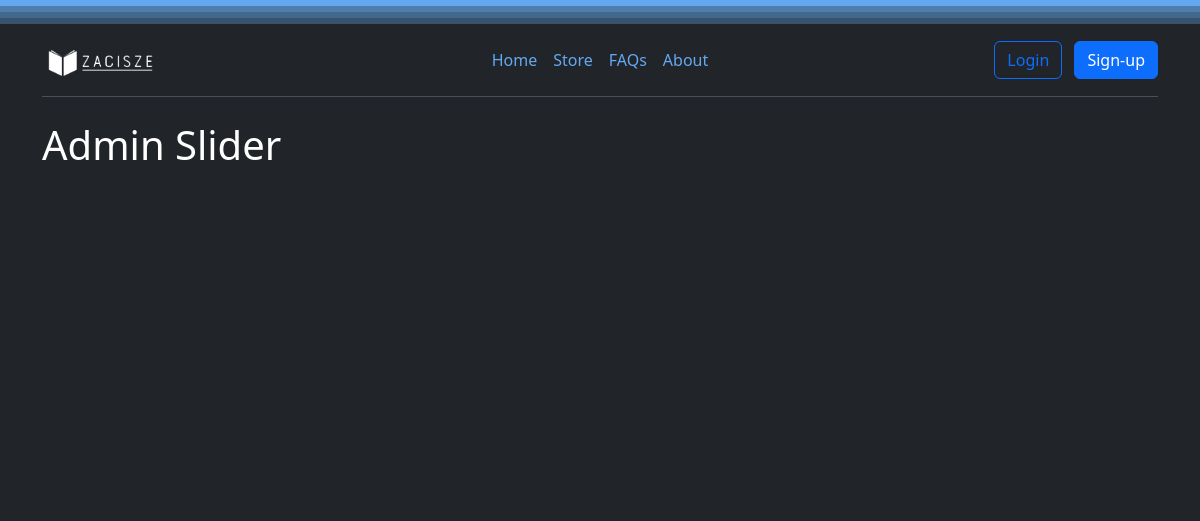
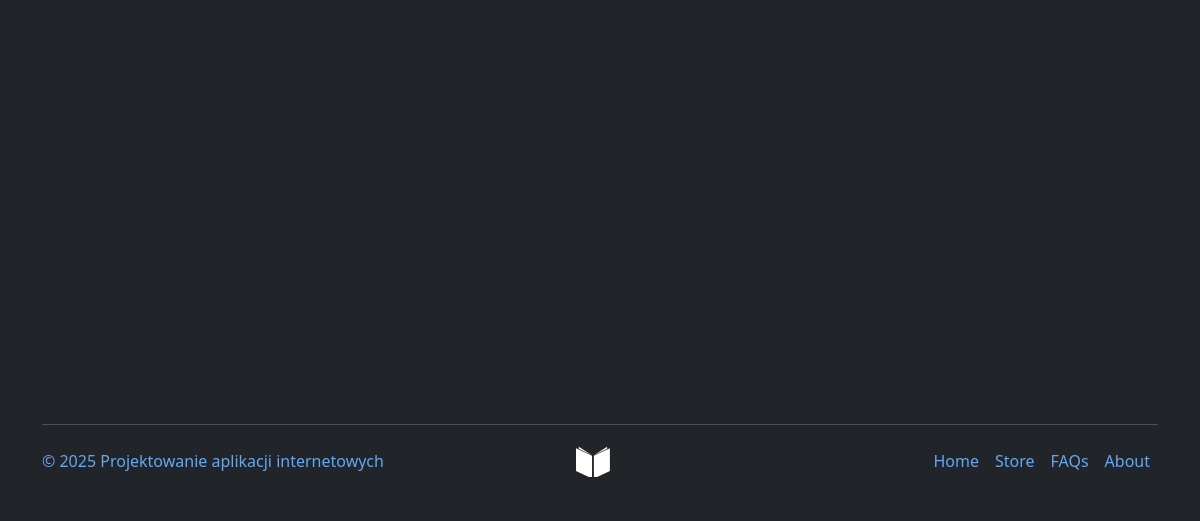
Page /slider/admin/slider/ on the earlier database version (2 pictures, top to bottom).
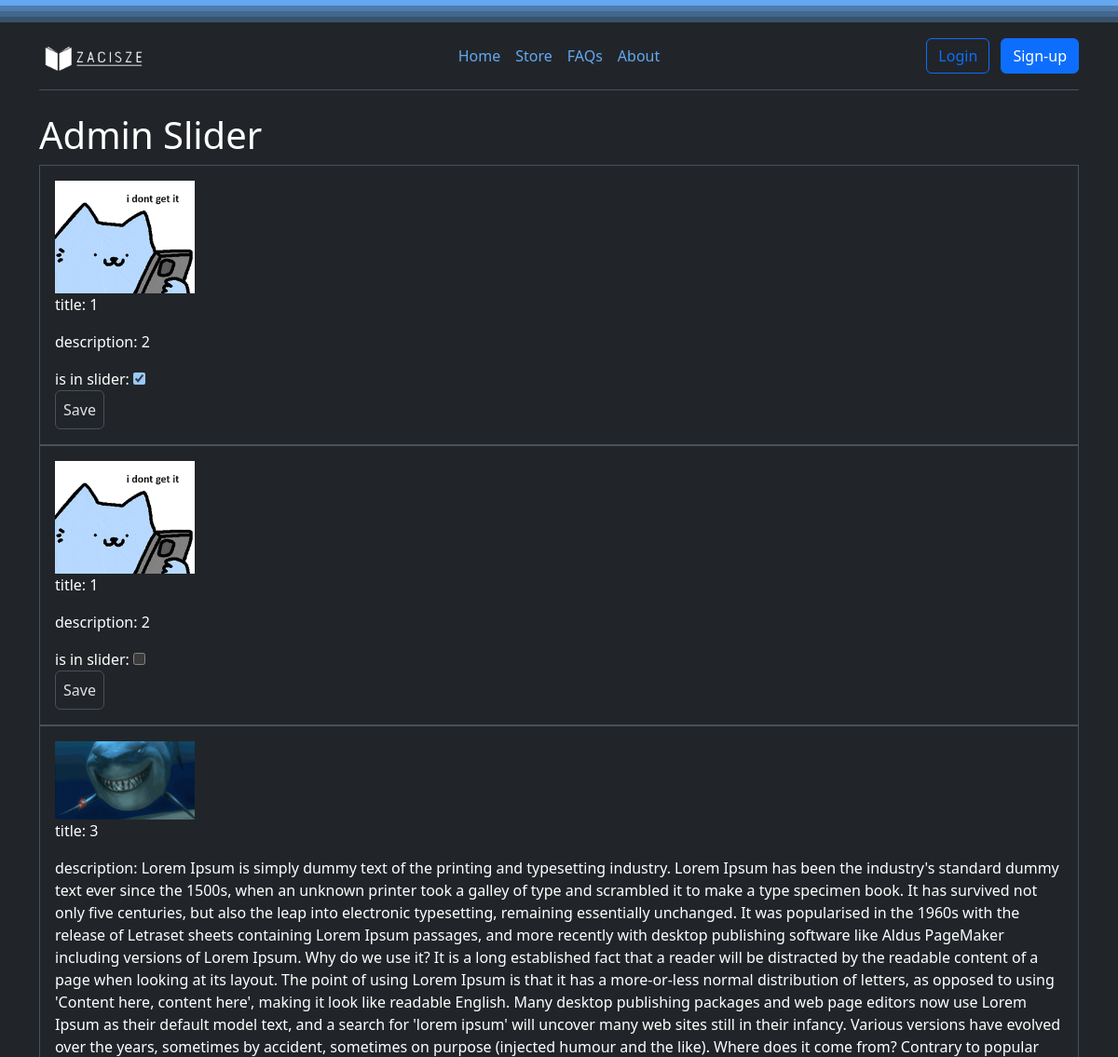
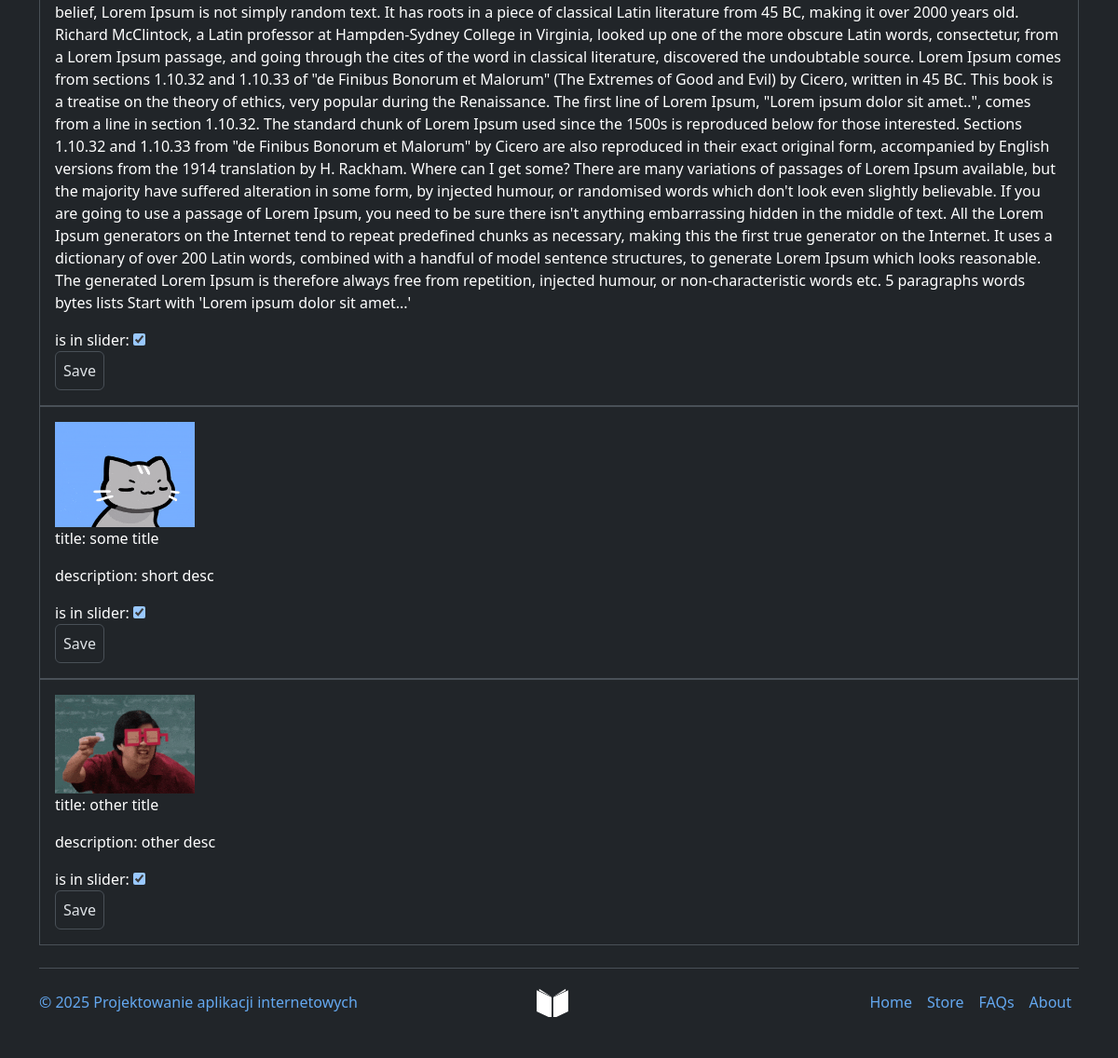
Same page on the later database version (2 pictures, top to bottom).
### slider/models.py (models this page shows)
class SliderImage(models.Model):
    title = models.CharField(max_length=255)
    description = models.TextField()
    image = models.ImageField(upload_to='slider_images/')
    isInSlider = models.BooleanField()

### slider/views.py (the view)
# urls.py: path('admin/slider/', admin_slider, name='admin_slider'),
def admin_slider(request):
    print("slider loaded, request:")
    sliderImages = SliderImage.objects.all();
    print(sliderImages)
    return render(request, 'admin_slider.html', {'slider_images': sliderImages})

### slider/templates/admin_slider.html (shortened to what this page needs)
{% extends 'base.html' %}
{% load static %}
{% block content %}
<div class="container">
<h1>Admin Slider</h1>
{% for slider_image in slider_images %}
<form method="post" action="{% url 'slider:change_slider' slider_image.id %}">
    <div class="border p-3">
        <img src="{{ slider_image.image.url }}" alt="{{ slider_image.title }}" width="150">
        <p>title: {{ slider_image.title }}</p>
        <p>description: {{ slider_image.description }}</p>
        <label for="id_isInSlider">is in slider:</label>
        <input id="id_isInSlider" type="checkbox" name="isInSliderCheckBox"
                {% if slider_image.isInSlider %}checked{% endif %}>
        <br>
        <button class="btn border p-2" type="submit"> Save </button>
    </div>
{% endfor %}
</div>
{% endblock content %}

### templates/base.html (shortened to what this page needs)
{% load static %}
<!DOCTYPE html>
<html>
<head>
    <link href="https://cdn.jsdelivr.net/npm/bootstrap@5.3.2/dist/css/bootstrap.min.css" rel="stylesheet"
>
    <link href="{% static 'css/style.css'%}" rel="stylesheet">
    <link rel="stylesheet" href="https://cdnjs.cloudflare.com/ajax/libs/slick-carousel/1.8.1/slick.min.css">
    <link rel="stylesheet" href="https://cdnjs.cloudflare.com/ajax/libs/slick-carousel/1.8.1/slick-theme.min.css">
</head>
<body data-bs-theme="dark">
    <div class="header-top" style="height: 6px; background-color: var(--color-3);"></div>
    <div class="header-top" style="height: 6px; background-color: var(--color-133);"></div>
    <div class="header-top" style="height: 6px; background-color: var(--color-13);"></div>
    <div class="header-top" style="height: 6px; background-color: var(--color-113);"></div>
    {% include 'snippets/header.html' %}
    <div class="main">
        {% block content %}
        {% endblock content %}
    </div>
    {% include 'snippets/footer.html' %}
</body>
</html>

### templates/snippets/header.html
{% load static %}
<div class="container">
    <header
        class="d-flex flex-wrap align-items-center justify-content-center justify-content-md-between py-3 mb-4 border-bottom">
        <div class="col-md-3 mb-2 mb-md-0">
            <a href="{% url 'home' %}" class="d-inline-flex link-body-emphasis text-decoration-none">
                <div style="margin-bottom:-30px;">
                    <img height="32" class="logo" src="{% static 'images/logo2-white.png' %}" alt="Zacisze logo 2">
                </div>
            </a>
        </div>
        <ul class="nav col-12 col-md-auto mb-2 justify-content-center mb-md-0">
            {% if request.user.is_authenticated %}
                {% include 'snippets/header/middle_auth.html' %}
            {% else %}
                {% include 'snippets/header/middle_default.html' %}
            {% endif %}
        </ul>
        <div class="col-md-3 text-end">
            {% if request.user.is_authenticated %}
                {% include 'snippets/header/right_auth.html' %}
            {% else %}
                {% include 'snippets/header/right_default.html' %}
            {% endif %}
        </div>
    </header>
</div>

### templates/snippets/header/middle_default.html
{% load static %}
<li><a href="{% url 'home' %}" class="nav-link px-2" style="color: var(--color-3)">Home</a></li>
<li><a href="{% url 'store:store' %}" class="nav-link px-2" style="color: var(--color-3)">Store</a></li>
<li><a href="{% url 'faqs' %}" class="nav-link px-2" style="color: var(--color-3)">FAQs</a></li>
<li><a href="{% url 'about' %}" class="nav-link px-2" style="color: var(--color-3)">About</a></li>

### templates/snippets/header/right_default.html
{% load static %}
<a href="{% url 'login' %}" class="btn btn-outline-primary me-2">Login</a>
<a href="{% url 'register' %}" class="btn btn-primary">Sign-up</a>

### templates/snippets/footer.html (shortened to what this page needs)
{% load static %}
<div class="container">
    <footer class="d-flex flex-wrap justify-content-between align-items-center py-3 my-4 border-top">
        <p class="col-md-4 mb-0" style="color: var(--color-3)">&copy; 2025 Projektowanie aplikacji internetowych </p>
        <a href="{% url 'home' %}" class="col-md-4 d-flex align-items-center justify-content-center mb-3 mb-md-0 me-md-auto link-body-emphasis text-decoration-none">
            <svg class="bi me-2" width="40" height="32" style="fill: white;">
                <use xlink:href="#bootstrap"/>
            </svg>
        </a>
        <ul class="nav col-md-4 justify-content-end">
        {% if request.user.is_authenticated %}
            {% if request.user.is_superuser %}
                <li class="nav-item"><a href="{% url 'home' %}" class="nav-link px-2" style="color: var(--color-3)">Home</a></li>
                <li class="nav-item"><a href="\admin\" class="nav-link px-2" style="color: var(--color-3)">Admin</a></li>
            {% elif request.user.is_admin %}
                <li class="nav-item"><a href="{% url 'home' %}" class="nav-link px-2" style="color: var(--color-3)">Home</a></li>
            {% elif request.user.is_staff %}
                <li class="nav-item"><a href="{% url 'home' %}" class="nav-link px-2" style="color: var(--color-3)">Home</a></li>
                <li class="nav-item"><a href="{% url 'store:store' %}" class="nav-link px-2" style="color: var(--color-3)">Store</a></li>
                <li class="nav-item"><a href="{% url 'reservations_list' %}" class="nav-link px-2" style="color: var(--color-3)">Reservations</a></li>
                <li class="nav-item"><a href="{% url 'orders_list' %}" class="nav-link px-2" style="color: var(--color-3)">Orders</a></li>
            {% else %}
                <li class="nav-item"><a href="{% url 'home' %}" class="nav-link px-2" style="color: var(--color-3)">Home</a></li>
                <li class="nav-item"><a href="{% url 'store:store' %}" class="nav-link px-2" style="color: var(--color-3)">Store</a></li>
                <li class="nav-item"><a href="{% url 'faqs' %}" class="nav-link px-2" style="color: var(--color-3)">FAQs</a></li>
                <li class="nav-item"><a href="{% url 'about' %}" class="nav-link px-2" style="color: var(--color-3)">About</a></li>
            {% endif %}
        {% else %}
            <li class="nav-item"><a href="{% url 'home' %}" class="nav-link px-2" style="color: var(--color-3)">Home</a></li>
            <li class="nav-item"><a href="{% url 'store:store' %}" class="nav-link px-2" style="color: var(--color-3)">Store</a></li>
            <li class="nav-item"><a href="{% url 'faqs' %}" class="nav-link px-2" style="color: var(--color-3)">FAQs</a></li>
            <li class="nav-item"><a href="{% url 'about' %}" class="nav-link px-2" style="color: var(--color-3)">About</a></li>
        {% endif %}
        </ul>
    </footer>
</div>

### static/css/style.css (style rules this page uses)
:root { --color-1: #1E2027; --color-2: #65866A; --color-3: #445ACA; --color-133: #000; --color-13: #000; --color-113: #000; }
body { background-color: var(--color-1); color: var(--color-2); }
.logo { fill: var(--color-2); }
.main { min-height: 100vh; height: 100% }
.header-top { background-color: var(--color-3); width: 100%; height: 40px; }

Differences in the rows shown:
added SliderImage: image (picture), title "1", description "2", isInSlider "☑"
added SliderImage: image (picture), title "1", description "2"
added SliderImage: image (picture), title "3", description "Lorem Ipsum is simply dummy text of the printing and typesetting industry. Lorem Ipsum has been the industry's standard dummy text ever since the 1500s, when an unknown printer took a galley of type and scrambled it to make a type specimen book. It has survived not only five centuries, but also the leap into electronic typesetting, remaining essentially unchanged. It was popularised in the 1960s with the release of Letraset sheets containing Lorem Ipsum passages, and more recently with desktop publishing software like Aldus PageMaker including versions of Lorem Ipsum. Why do we use it? It is a long established fact that a reader will be distracted by the readable content of a page when…", isInSlider "☑"
added SliderImage: image (picture), title "some title", description "short desc", isInSlider "☑"
added SliderImage: image (picture), title "other title", description "other desc", isInSlider "☑"
